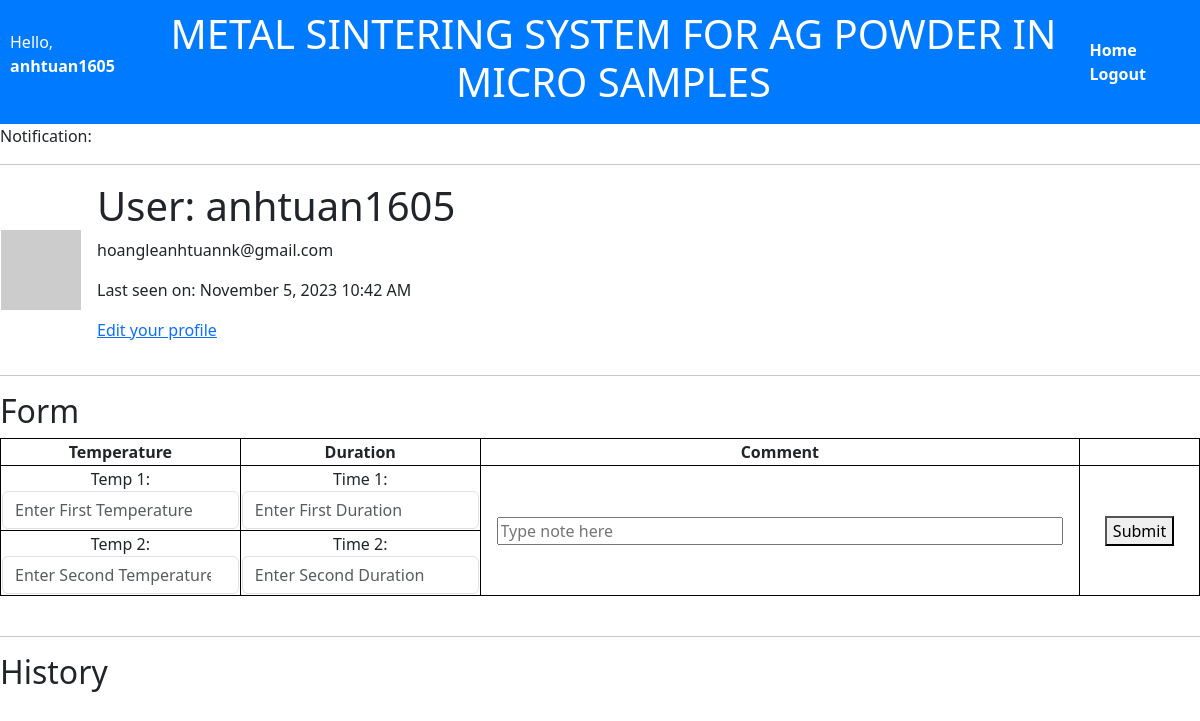
The page /user/anhtuan1605 (signed in) on the database as committed earlier.
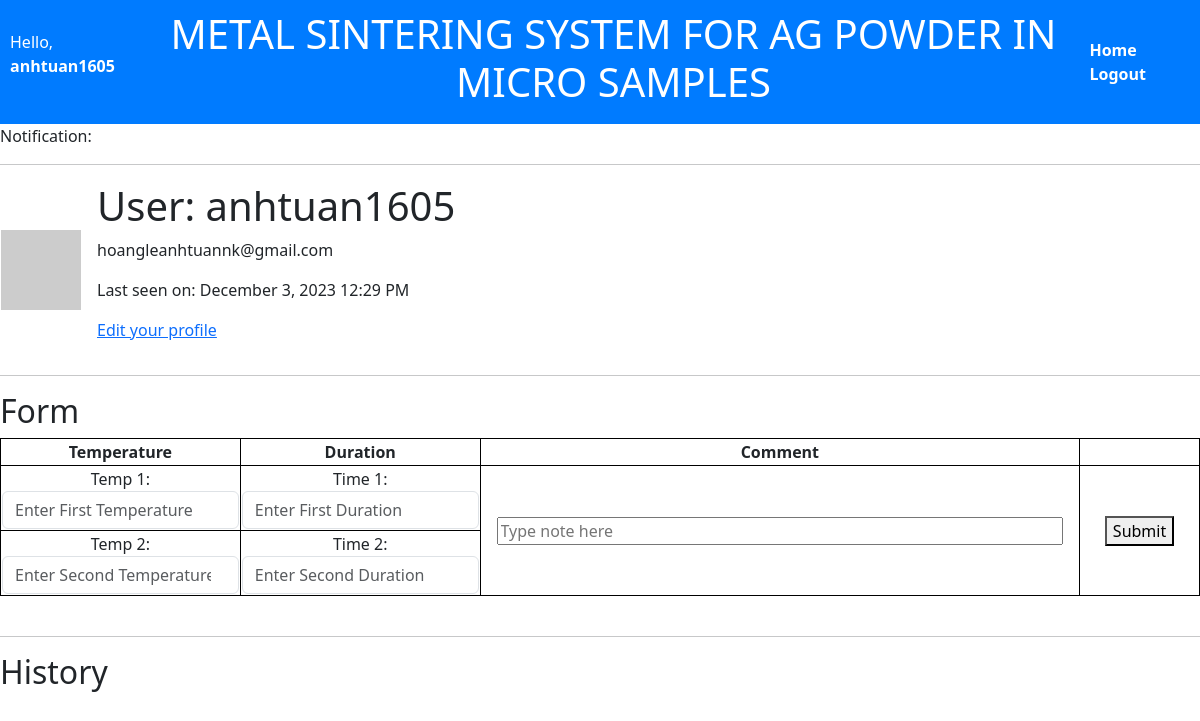
The same page on the database as committed later.
### app/models.py (models this page shows, shortened)
class User(UserMixin, db.Model):
    id = db.Column(db.Integer, primary_key=True)
    username = db.Column(db.String(64), index=True, unique=True)
    email = db.Column(db.String(120), index=True, unique=True)
    password_hash = db.Column(db.String(128))
    posts = db.relationship('Post', backref='author', lazy='dynamic')
    about_me = db.Column(db.String(140))
    last_seen = db.Column(db.DateTime, default=datetime.utcnow)
    @login.user_loader
    def load_user(id):
        return User.query.get(int(id))
    def avatar(self, size):
        digest = md5(self.email.lower().encode('utf-8')).hexdigest()
        return 'https://www.gravatar.com/avatar/{}?d=identicon&s={}'.format(
            digest, size)

### app/routes.py (the view, shortened to what this page needs)
@app.route('/user/<username>', methods=['GET', 'POST'])
@login_required
def user(username):
    user = User.query.filter_by(username=username).first_or_404()
    posts = user.posts.all()
    form = PostForm()
    return render_template('user.html', user=user, form=form, posts=posts)

### app/forms.py
class PostForm(FlaskForm):
    temp1 = IntegerField('Temp 1', validators=[DataRequired()])
    temp2 = IntegerField('Temp 2', validators=[DataRequired()])
    time1 = IntegerField('Time 1', validators=[DataRequired()])
    time2 = IntegerField('Time 2', validators=[DataRequired()])
    comment = StringField('Comment')
    submit = SubmitField('Submit')

### app/routes.py (called while the page is built)
@app.before_request
def before_request():
    if current_user.is_authenticated:
        current_user.last_seen = datetime.utcnow()
        db.session.commit()

### app/templates/user.html (shortened to what this page needs)
{% extends "base.html" %}
{% block content %}
    <span>Notification: </span>
    <hr>
    <table>
        <tr valign="center">
            <td><img src="{{ user.avatar(128) }}"></td>
            <td style="padding-left:15px">
                <h1>User: {{ user.username }}</h1>
                {% if user.email %}<p>{{ user.email }}</p>{% endif %}
                {% if user.last_seen %}<p>Last seen on: {{ moment(user.last_seen).format('LLL') }}</p>{% endif %}
                {% if user == current_user %}
                <p><a href="{{ url_for('edit_profile') }}">Edit your profile</a></p>
                {% endif %}
            </td>
        </tr>
    </table>
    <hr>
    <h2>Form</h2>
    <form method="POST" action="">
    <table class="form_submit">
        <colgroup>
            <col span="1" style="width: 20%;">
            <col span="1" style="width: 20%;">
            <col span="1" style="width: 50%;">
            <col span="1" style="width: 10%;">
        </colgroup>
        <tr>
            <th>Temperature</th>
            <th>Duration</th>
            <th>Comment</th>
            <th></th>
        </tr>
        <tr>
            <td><label>Temp 1:</label>
                {{ form.temp1(size=32, class="form-control", placeholder="Enter First Temperature", required="required") }}</td>
            <td><label>Time 1:</label>
                {{ form.time1(size=32, class="form-control", placeholder="Enter First Duration", required="required") }}</td>
            <td rowspan="2">{{ form.comment(style="width:95%; height: 100%;", placeholder="Type note here") }}</td>
            <td rowspan="2"><button type="submit">Submit</button></td>
        </tr>
        <tr>
            <td><label>Temp 2:</label>
                {{ form.temp2(size=32, class="form-control", placeholder="Enter Second Temperature", required="required") }}</td>
            <td><label>Time 2:</label>
                {{ form.time2(size=32, class="form-control", placeholder="Enter Second Duration", required="required") }}</td>
        </tr>
    </table>
    </form>
    <hr>
    <h2>History</h2>
{% endblock %}

### app/templates/base.html (shortened to what this page needs)
<!doctype html>
<html>
    <link href="https://cdn.jsdelivr.net/npm/bootstrap@5.3.2/dist/css/bootstrap.min.css" rel="stylesheet">
    <head>
    </head>
    <body>
        <div class="header-links">
            <div class="header-user">
                <p>Hello, <a href="{{ url_for('user', username=current_user.username) }}">{{ current_user.username }}</a></p>
            </div>
            {% if title %}
            <h1>{{ title }}</h1>
            {% else %}
            <h1>METAL SINTERING SYSTEM FOR AG POWDER IN MICRO SAMPLES</h1>
            {% endif %}
            {% if not current_user.is_anonymous %}
            <div>
                <a href="{{ url_for('index')}}">Home</a>
                <a href="{{ url_for('logout') }}">Logout</a>
            </div>
            {% endif %}
        </div>
        {% block content %}{% endblock %}
    </body>
</html>

### app/templates/base.html (style rules this page uses)
.header-links { background-color: #007bff; color: #fff; padding: 10px; display: flex; justify-content: space-between; align-items: center; }
.header-links a { margin-right: 10px; text-decoration: none; color: #fff; font-weight: bold; }
.header-user { text-align: left; }
h1 { text-align: center; }

### app/templates/user.html (style rules this page uses)
table.form_submit, table.form_submit td, table.form_submit th { border: 1px solid black; text-align: center; vertical-align: middle; }
table.form_submit { border-collapse: collapse; width: 100%; }

Rows that differ between the two databases and show on the page:
changed User "anhtuan1605": last_seen "November 5, 2023 10:42 AM" → "December 3, 2023 12:29 PM"
